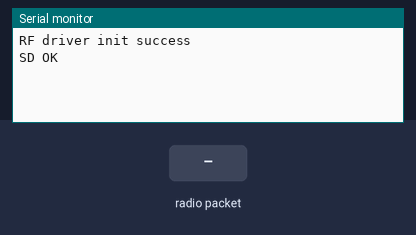
Bench run of a sketch on a simulated Arduino Mega 2560, built with avr-gcc and run on an emulated ATmega2560. On the bench: the last lines printed to the serial monitor. Inputs (shaded band) come from the test bench. Storage starts empty; no radio packets arrive unless stated; the audio player accepts every command and is not drawn.

Above: at 3.8 s.
3.9 s: radio packet "1" arrives
At 7.1 s:
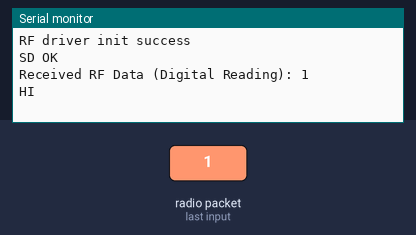
7.5 s: radio packet "0" arrives
At 9.4 s:
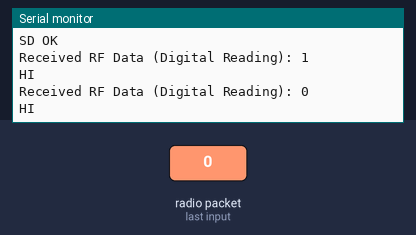
11.0 s: radio packet "2" arrives
At 12.9 s:
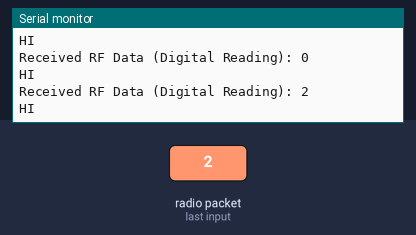

Measured:
- after the input at 3.9 s, the serial monitor: prints a new line after 2.1 s (image 1)
- after the input at 7.5 s, the serial monitor: prints a new line after 1.5 s (image 2)
- after the input at 11.0 s, the serial monitor: prints a new line after 1.0 s (image 3)

The sketch:

recieve.ino
```cpp
#include <SD.h>                      // need to include the SD library
#define SD_ChipSelectPin 53  //example uses hardware SS pin 53 on Mega2560
#include <TMRpcm.h>           //  also need to include this library...
#include <SPI.h>
#include <RH_ASK.h>

RH_ASK driver;
TMRpcm tmrpcm;   // create an object for use in this sketch
String strd;

void setup(){

  tmrpcm.speakerPin = 6; //5,6,11 or 46 on Mega, 9 on Uno, Nano, etc
  driver.init();

  Serial.begin(9600);
  if (!driver.init()){
    Serial.println("RF driver fails");
  }
  else{
    Serial.println("RF driver init success");

  }

  if (!SD.begin(SD_ChipSelectPin)) {  // see if the card is present and can be initialized:
    Serial.println("SD fail");
    return;   // don't do anything more if not
  }
  else{
    Serial.println("SD OK");
    //tmrpcm.setVolume(6);
    //tmrpcm.play("audio1.wav");
  }

}


void loop(){
  if (driver.available()) {
    // Read the RF data
    uint8_t buf[RH_ASK_MAX_MESSAGE_LEN];
    uint8_t buflen = sizeof(buf);

    if(driver.recv(buf, &buflen)) {
      Serial.print("Received RF Data (Digital Reading): ");
      strd = String((char*)buf);
      Serial.println(strd);
      Serial.println("HI");
  }
  }
  tmrpcm.setVolume(6);
  tmrpcm.play("audio1.wav");
  delay(3000);

}
```
